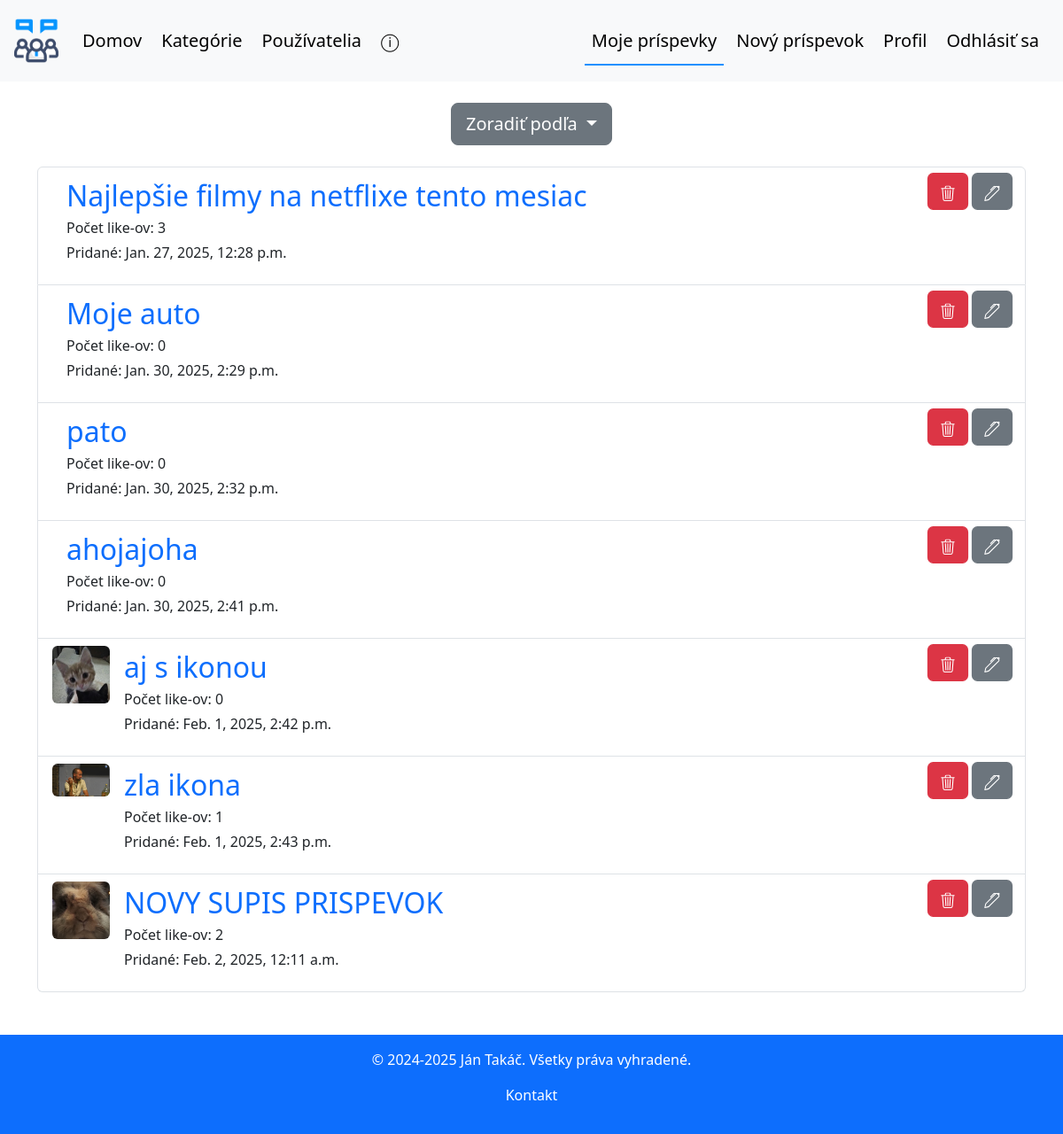
/my-posts/ (signed in), run on the app's committed database.
### forum/models.py (models this page shows, shortened)
class Post(models.Model):
    title = models.CharField(max_length=255)
    created_at = models.DateTimeField(auto_now_add=True)
    created_by = models.ForeignKey(User, on_delete=models.CASCADE)
    like_count = models.PositiveIntegerField(default=0)
    content = models.TextField()
    category = models.CharField(max_length=50, default='other', null=False, blank=True)
    icon = models.ImageField(upload_to='post_pics', null=True, blank=True)
    def get_absolute_url(self):
        return reverse('forum:post_detail', args=[str(self.id)])

### forum/views.py (the view)
# urls.py: path('my-posts/', views.my_posts_view, name='my_posts'),
@login_required
def my_posts_view(request):
    posts = Post.objects.filter(created_by_id=request.user.id)
    return render(request, 'forum/my_posts.html', {'posts': posts})

### forum/templates/forum/my_posts.html (shortened to what this page needs)
{% extends 'forum/base.html' %}
{% block my_posts_active %}active{% endblock %}
{% block content %}
<div class="d-flex justify-content-center mt-4">
    <div class="dropdown">
        <button class="btn btn-lg btn-secondary dropdown-toggle" type="button" data-bs-toggle="dropdown" aria-expanded="false">
            Zoradiť podľa
        </button>
    </div>
</div>
<div id="my-posts-list">
    {% include 'forum/partials/my_posts_list.html' with posts_profiles=posts_profiles %}
</div>
{% endblock %}

### forum/templates/forum/partials/my_posts_list.html (shortened to what this page needs)
<div class="container">
    <div class="mt-4 my-5">
        <div class="list-group">
            {% if posts %}
                {% for post in posts %}
                    <li class="list-group-item list-group-item-action position-relative">
                        <div class="d-flex align-items-start h-100">
                            {% if post.icon %}
                                <div class="flex-shrink-0">
                                    <img src="{{ post.icon.url }}"
                                         width="65"
                                         alt="post_icon"
                                         class="h-auto rounded">
                                </div>
                            {% endif %}
                            <div class="flex-grow-1 ms-3 overflow-hidden">
                                <a href="{{ post.get_absolute_url }}" class="fs-2 text-decoration-none">{{ post.title }}</a>
                                <p class="mb-1">Počet like-ov: {{ post.like_count }}</p>
                                <p>Pridané: {{ post.created_at }}</p>
                            </div>
                            <div class="d-flex gap-2 ms-2">
                                <button type="button" class="btn btn-danger"
                                        hx-trigger="click"
                                        hx-post="{% url 'forum:delete_my_post' %}"
                                        hx-target="#my-posts-list"
                                        hx-vals='{"post_id": "{{ post.id }}"}'
                                        hx-headers='{"X-CSRFToken": "{{ csrf_token }}"}'>
                                </button>
                                <button class="btn btn-secondary" data-id-comment="{{ comment.id }}" data-comment-content="{{ comment.content }}">
                                </button>
                            </div>
                        </div>
                    </li>
                {% endfor %}
            {% else %}
                <p>Žiaden príspevok nespadá do vybratej kategórie</p>
            {% endif %}
        </div>
    </div>
</div>

### forum/static/forum/style.css (style rules this page uses)
.container-fluid .btn:hover, .container .btn { transform: scale(1.1); transition: transform 0.4s ease; }

### data on the page
Post: title "Najlepšie filmy na netflixe tento mesiac", like_count "3", created_at "Jan. 27, 2025, 12:28 p.m."
Post: title "Moje auto", like_count "0", created_at "Jan. 30, 2025, 2:29 p.m."
Post: title "pato", like_count "0", created_at "Jan. 30, 2025, 2:32 p.m."
Post: title "ahojajoha", like_count "0", created_at "Jan. 30, 2025, 2:41 p.m."
Post: icon (picture), title "aj s ikonou", like_count "0", created_at "Feb. 1, 2025, 2:42 p.m."
Post: icon (picture), title "zla ikona", like_count "1", created_at "Feb. 1, 2025, 2:43 p.m."
Post: icon (picture), title "NOVY SUPIS PRISPEVOK", like_count "2", created_at "Feb. 2, 2025, 12:11 a.m."
